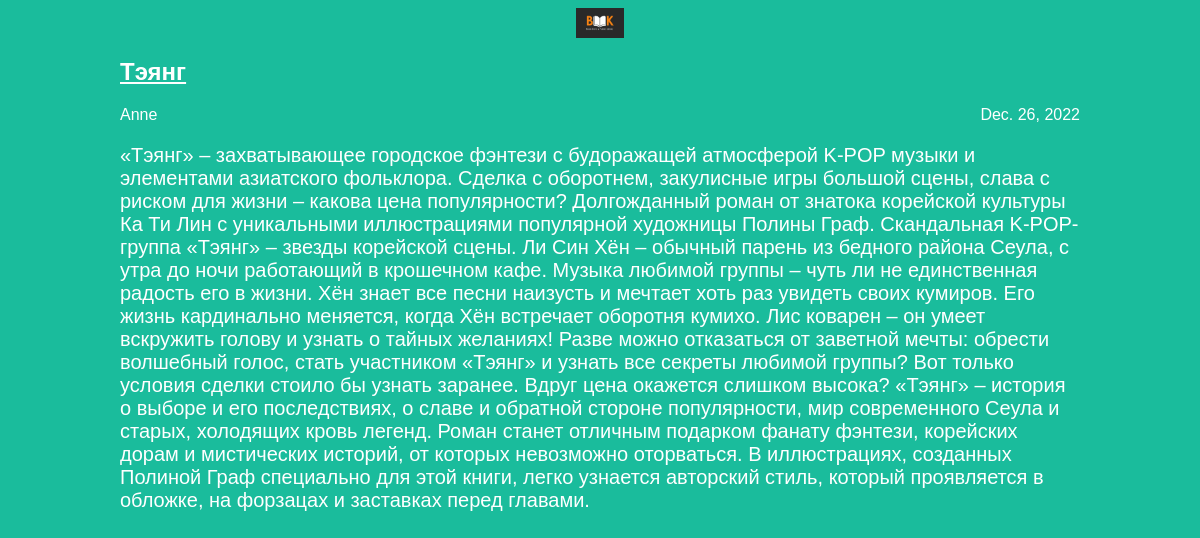
Screenshot of /article/8 with the database file from the repository.
### articles/models.py (models this page shows, shortened)
class Article(models.Model):
    title = models.CharField(max_length=200)
    author = models.ForeignKey(User, on_delete=models.CASCADE)
    text = models.TextField()
    created_date = models.DateField(auto_now_add=True)

### articles/views.py (the view)
# urls.py: path('article/<int:article_id>', views.get_article, name='get_article'),
def get_article(request, article_id):
    try:
        post = Article.objects.get(id=article_id)
        return render(request, 'article.html', {"post": post})
    except Article.DoesNotExist:
        raise Http404

### articles/templates/article.html (shortened to what this page needs)
<!DOCTYPE html>
<html>
    <head>
        <link rel="stylesheet" href="{{ STATIC_URL}}/static/css/article.css">
    </head>
    <body class=article>
        <div class="header">
            <img src="{{ STATIC_URL}}/static/image/img.png" />
        </div>
        <div class="archive">
            <div class="one-post">
                <a href="/article/{{ post.id }}">
                <h2 class="post-title">{{ post.title }}
                </a>
                <div class="article-info">
                    <div class="article-author">{{ post.author.username }}
                </div>
                    <div class="article-created-date">{{ post.created_date }}
                    </div>
                </div>
                <p class="article-text">{{ post.text }}</p>
            </div>
        </div>
    </body>

### articles/static/css/article.css (style rules this page uses)
body { background: #1abc9c; font-family: Tahoma, Arial, sans-serif; color: #ffffff; }
.archive { width: 960px; margin-left: auto; margin-right: auto; }
.article { width: 960px; margin-left: auto; margin-right: auto; }
img { height: 500px; display: block; width: 518px; margin-left: auto; margin-right: auto; }
.article-created-date { text-align: right; }
.post-title a { color: #ffffff; }
.article-author { width: 50%; float: left; }
p, h4 { font-size: 20px; margin-bottom: 0; }
img { height: 30px; width: auto; }

### rows the page displays
Article: title "Тэянг", author.username "Anne", created_date "Dec. 26, 2022", text "«Тэянг» – захватывающее городское фэнтези с будоражащей атмосферой K-POP музыки и элементами азиатского фольклора. Сделка с оборотнем, закулисные игры большой сцены, слава с риском для жизни – какова цена популярности? Долгожданный роман от знатока корейской культуры Ка Ти Лин с уникальными иллюстрациями популярной художницы Полины Граф. Скандальная K-POP-группа «Тэянг» – звезды корейской сцены. Ли Син Хён – обычный парень из бедного района Сеула, с утра до ночи работающий в крошечном кафе. Музыка любимой группы – чуть ли не единственная радость его в жизни. Хён знает все песни наизусть и мечтает хоть раз увидеть своих кумиров. Его жизнь кардинально меняется, когда Хён встречает оборотня…"
